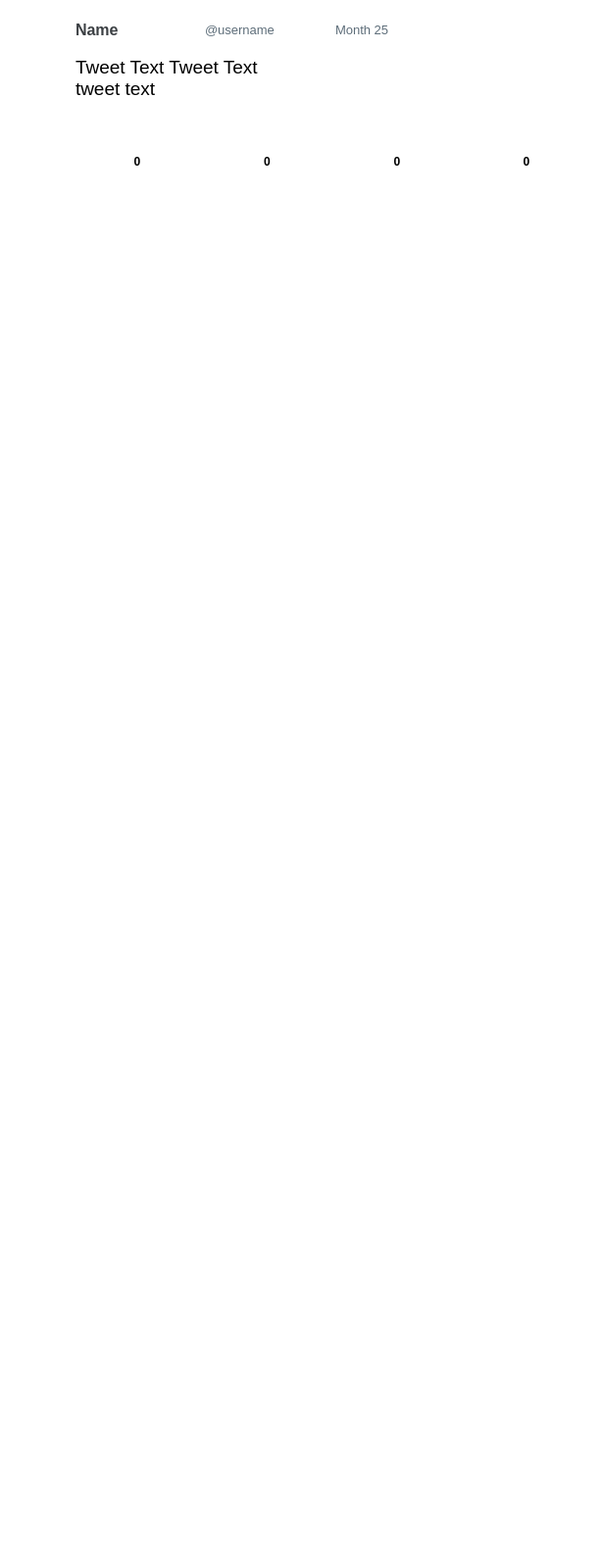
<?xml version="1.0" encoding="UTF-8"?>
<ui version="4.0">
 <class>Post</class>
 <widget class="QWidget" name="Post">
  <property name="geometry">
   <rect>
    <x>0</x>
    <y>0</y>
    <width>615</width>
    <height>1600</height>
   </rect>
  </property>
  <property name="windowTitle">
   <string>Post</string>
  </property>
  <property name="styleSheet">
   <string notr="true">background-color: rgb(255, 255, 255);
</string>
  </property>
  <widget class="QWidget" name="gridWidget" native="true">
   <property name="geometry">
    <rect>
     <x>10</x>
     <y>0</y>
     <width>601</width>
     <height>191</height>
    </rect>
   </property>
   <property name="styleSheet">
    <string notr="true">border-color: rgb(208, 208, 208);
border:2 px solid;</string>
   </property>
   <layout class="QGridLayout" name="gridLayout">
    <item row="4" column="1">
     <widget class="QPushButton" name="pushButton_reply">
      <property name="minimumSize">
       <size>
        <width>100</width>
        <height>30</height>
       </size>
      </property>
      <property name="font">
       <font>
        <weight>75</weight>
        <bold>true</bold>
       </font>
      </property>
      <property name="styleSheet">
       <string notr="true">QPushButton#pushButton_reply {
	image: url(:/twitterpac_client2/reply.jpg);
    image-position:left;
	background-color: rgb(255, 255, 255);
	border-radius:10px;
	color: rgb(0, 0, 0);
   padding:5px;
}

QPushButton#pushButton_reply:hover {
    image: url(:/twitterpac_client2/reply1.jpg);
    image-position:left;
	background-color: rgb(213, 229, 255);
    border-radius:10px;
	color: rgb(30, 158, 255);
}</string>
      </property>
      <property name="text">
       <string>0</string>
      </property>
     </widget>
    </item>
    <item row="2" column="1" rowspan="2" colspan="4">
     <widget class="QLabel" name="tweet">
      <property name="sizePolicy">
       <sizepolicy hsizetype="Preferred" vsizetype="Expanding">
        <horstretch>0</horstretch>
        <verstretch>0</verstretch>
       </sizepolicy>
      </property>
      <property name="font">
       <font>
        <pointsize>14</pointsize>
       </font>
      </property>
      <property name="text">
       <string>Tweet Text Tweet Text 
tweet text</string>
      </property>
      <property name="alignment">
       <set>Qt::AlignLeading|Qt::AlignLeft|Qt::AlignTop</set>
      </property>
      <property name="wordWrap">
       <bool>true</bool>
      </property>
      <property name="margin">
       <number>0</number>
      </property>
     </widget>
    </item>
    <item row="4" column="3">
     <widget class="QPushButton" name="pushButton_like">
      <property name="minimumSize">
       <size>
        <width>100</width>
        <height>30</height>
       </size>
      </property>
      <property name="font">
       <font>
        <weight>75</weight>
        <bold>true</bold>
       </font>
      </property>
      <property name="styleSheet">
       <string notr="true">QPushButton#pushButton_like {
	image: url(:/twitterpac_client2/like.jpg);
    image-position:left;
	background-color: rgb(255, 255, 255);
	border-radius:10px;
	color: rgb(0, 0, 0);
padding:5px;
}

QPushButton#pushButton_like:hover {
    image: url(:/twitterpac_client2/like1.jpg);
    image-position:left;
	background-color: rgb(213, 229, 255);
    border-radius:10px;
	color: rgb(30, 158, 255);
}</string>
      </property>
      <property name="text">
       <string>0</string>
      </property>
     </widget>
    </item>
    <item row="1" column="1">
     <widget class="QLabel" name="name">
      <property name="palette">
       <palette>
        <active>
         <colorrole role="WindowText">
          <brush brushstyle="SolidPattern">
           <color alpha="255">
            <red>59</red>
            <green>63</green>
            <blue>67</blue>
           </color>
          </brush>
         </colorrole>
         <colorrole role="Button">
          <brush brushstyle="SolidPattern">
           <color alpha="255">
            <red>255</red>
            <green>255</green>
            <blue>255</blue>
           </color>
          </brush>
         </colorrole>
         <colorrole role="Text">
          <brush brushstyle="SolidPattern">
           <color alpha="255">
            <red>59</red>
            <green>63</green>
            <blue>67</blue>
           </color>
          </brush>
         </colorrole>
         <colorrole role="ButtonText">
          <brush brushstyle="SolidPattern">
           <color alpha="255">
            <red>59</red>
            <green>63</green>
            <blue>67</blue>
           </color>
          </brush>
         </colorrole>
         <colorrole role="Base">
          <brush brushstyle="SolidPattern">
           <color alpha="255">
            <red>255</red>
            <green>255</green>
            <blue>255</blue>
           </color>
          </brush>
         </colorrole>
         <colorrole role="Window">
          <brush brushstyle="SolidPattern">
           <color alpha="255">
            <red>255</red>
            <green>255</green>
            <blue>255</blue>
           </color>
          </brush>
         </colorrole>
         <colorrole role="PlaceholderText">
          <brush brushstyle="SolidPattern">
           <color alpha="128">
            <red>170</red>
            <green>255</green>
            <blue>255</blue>
           </color>
          </brush>
         </colorrole>
        </active>
        <inactive>
         <colorrole role="WindowText">
          <brush brushstyle="SolidPattern">
           <color alpha="255">
            <red>59</red>
            <green>63</green>
            <blue>67</blue>
           </color>
          </brush>
         </colorrole>
         <colorrole role="Button">
          <brush brushstyle="SolidPattern">
           <color alpha="255">
            <red>255</red>
            <green>255</green>
            <blue>255</blue>
           </color>
          </brush>
         </colorrole>
         <colorrole role="Text">
          <brush brushstyle="SolidPattern">
           <color alpha="255">
            <red>59</red>
            <green>63</green>
            <blue>67</blue>
           </color>
          </brush>
         </colorrole>
         <colorrole role="ButtonText">
          <brush brushstyle="SolidPattern">
           <color alpha="255">
            <red>59</red>
            <green>63</green>
            <blue>67</blue>
           </color>
          </brush>
         </colorrole>
         <colorrole role="Base">
          <brush brushstyle="SolidPattern">
           <color alpha="255">
            <red>255</red>
            <green>255</green>
            <blue>255</blue>
           </color>
          </brush>
         </colorrole>
         <colorrole role="Window">
          <brush brushstyle="SolidPattern">
           <color alpha="255">
            <red>255</red>
            <green>255</green>
            <blue>255</blue>
           </color>
          </brush>
         </colorrole>
         <colorrole role="PlaceholderText">
          <brush brushstyle="SolidPattern">
           <color alpha="128">
            <red>170</red>
            <green>255</green>
            <blue>255</blue>
           </color>
          </brush>
         </colorrole>
        </inactive>
        <disabled>
         <colorrole role="WindowText">
          <brush brushstyle="SolidPattern">
           <color alpha="255">
            <red>59</red>
            <green>63</green>
            <blue>67</blue>
           </color>
          </brush>
         </colorrole>
         <colorrole role="Button">
          <brush brushstyle="SolidPattern">
           <color alpha="255">
            <red>255</red>
            <green>255</green>
            <blue>255</blue>
           </color>
          </brush>
         </colorrole>
         <colorrole role="Text">
          <brush brushstyle="SolidPattern">
           <color alpha="255">
            <red>59</red>
            <green>63</green>
            <blue>67</blue>
           </color>
          </brush>
         </colorrole>
         <colorrole role="ButtonText">
          <brush brushstyle="SolidPattern">
           <color alpha="255">
            <red>59</red>
            <green>63</green>
            <blue>67</blue>
           </color>
          </brush>
         </colorrole>
         <colorrole role="Base">
          <brush brushstyle="SolidPattern">
           <color alpha="255">
            <red>255</red>
            <green>255</green>
            <blue>255</blue>
           </color>
          </brush>
         </colorrole>
         <colorrole role="Window">
          <brush brushstyle="SolidPattern">
           <color alpha="255">
            <red>255</red>
            <green>255</green>
            <blue>255</blue>
           </color>
          </brush>
         </colorrole>
         <colorrole role="PlaceholderText">
          <brush brushstyle="SolidPattern">
           <color alpha="128">
            <red>0</red>
            <green>0</green>
            <blue>0</blue>
           </color>
          </brush>
         </colorrole>
        </disabled>
       </palette>
      </property>
      <property name="font">
       <font>
        <pointsize>12</pointsize>
        <weight>63</weight>
        <bold>true</bold>
       </font>
      </property>
      <property name="styleSheet">
       <string notr="true">font-weight:500;
color:rgb(59, 63, 67);</string>
      </property>
      <property name="text">
       <string>&lt;html&gt;&lt;head/&gt;&lt;body&gt;&lt;p&gt;&lt;span style=&quot; color:#3b3f43;&quot;&gt;Name&lt;/span&gt;&lt;/p&gt;&lt;/body&gt;&lt;/html&gt;</string>
      </property>
     </widget>
    </item>
    <item row="1" column="2">
     <widget class="QLabel" name="username">
      <property name="palette">
       <palette>
        <active>
         <colorrole role="WindowText">
          <brush brushstyle="SolidPattern">
           <color alpha="255">
            <red>93</red>
            <green>109</green>
            <blue>121</blue>
           </color>
          </brush>
         </colorrole>
         <colorrole role="Button">
          <brush brushstyle="SolidPattern">
           <color alpha="255">
            <red>255</red>
            <green>255</green>
            <blue>255</blue>
           </color>
          </brush>
         </colorrole>
         <colorrole role="Text">
          <brush brushstyle="SolidPattern">
           <color alpha="255">
            <red>93</red>
            <green>109</green>
            <blue>121</blue>
           </color>
          </brush>
         </colorrole>
         <colorrole role="ButtonText">
          <brush brushstyle="SolidPattern">
           <color alpha="255">
            <red>93</red>
            <green>109</green>
            <blue>121</blue>
           </color>
          </brush>
         </colorrole>
         <colorrole role="Base">
          <brush brushstyle="SolidPattern">
           <color alpha="255">
            <red>255</red>
            <green>255</green>
            <blue>255</blue>
           </color>
          </brush>
         </colorrole>
         <colorrole role="Window">
          <brush brushstyle="SolidPattern">
           <color alpha="255">
            <red>255</red>
            <green>255</green>
            <blue>255</blue>
           </color>
          </brush>
         </colorrole>
         <colorrole role="PlaceholderText">
          <brush brushstyle="SolidPattern">
           <color alpha="128">
            <red>170</red>
            <green>178</green>
            <blue>185</blue>
           </color>
          </brush>
         </colorrole>
        </active>
        <inactive>
         <colorrole role="WindowText">
          <brush brushstyle="SolidPattern">
           <color alpha="255">
            <red>93</red>
            <green>109</green>
            <blue>121</blue>
           </color>
          </brush>
         </colorrole>
         <colorrole role="Button">
          <brush brushstyle="SolidPattern">
           <color alpha="255">
            <red>255</red>
            <green>255</green>
            <blue>255</blue>
           </color>
          </brush>
         </colorrole>
         <colorrole role="Text">
          <brush brushstyle="SolidPattern">
           <color alpha="255">
            <red>93</red>
            <green>109</green>
            <blue>121</blue>
           </color>
          </brush>
         </colorrole>
         <colorrole role="ButtonText">
          <brush brushstyle="SolidPattern">
           <color alpha="255">
            <red>93</red>
            <green>109</green>
            <blue>121</blue>
           </color>
          </brush>
         </colorrole>
         <colorrole role="Base">
          <brush brushstyle="SolidPattern">
           <color alpha="255">
            <red>255</red>
            <green>255</green>
            <blue>255</blue>
           </color>
          </brush>
         </colorrole>
         <colorrole role="Window">
          <brush brushstyle="SolidPattern">
           <color alpha="255">
            <red>255</red>
            <green>255</green>
            <blue>255</blue>
           </color>
          </brush>
         </colorrole>
         <colorrole role="PlaceholderText">
          <brush brushstyle="SolidPattern">
           <color alpha="128">
            <red>170</red>
            <green>178</green>
            <blue>185</blue>
           </color>
          </brush>
         </colorrole>
        </inactive>
        <disabled>
         <colorrole role="WindowText">
          <brush brushstyle="SolidPattern">
           <color alpha="255">
            <red>93</red>
            <green>109</green>
            <blue>121</blue>
           </color>
          </brush>
         </colorrole>
         <colorrole role="Button">
          <brush brushstyle="SolidPattern">
           <color alpha="255">
            <red>255</red>
            <green>255</green>
            <blue>255</blue>
           </color>
          </brush>
         </colorrole>
         <colorrole role="Text">
          <brush brushstyle="SolidPattern">
           <color alpha="255">
            <red>93</red>
            <green>109</green>
            <blue>121</blue>
           </color>
          </brush>
         </colorrole>
         <colorrole role="ButtonText">
          <brush brushstyle="SolidPattern">
           <color alpha="255">
            <red>93</red>
            <green>109</green>
            <blue>121</blue>
           </color>
          </brush>
         </colorrole>
         <colorrole role="Base">
          <brush brushstyle="SolidPattern">
           <color alpha="255">
            <red>255</red>
            <green>255</green>
            <blue>255</blue>
           </color>
          </brush>
         </colorrole>
         <colorrole role="Window">
          <brush brushstyle="SolidPattern">
           <color alpha="255">
            <red>255</red>
            <green>255</green>
            <blue>255</blue>
           </color>
          </brush>
         </colorrole>
         <colorrole role="PlaceholderText">
          <brush brushstyle="SolidPattern">
           <color alpha="128">
            <red>0</red>
            <green>0</green>
            <blue>0</blue>
           </color>
          </brush>
         </colorrole>
        </disabled>
       </palette>
      </property>
      <property name="font">
       <font>
        <pointsize>10</pointsize>
       </font>
      </property>
      <property name="styleSheet">
       <string notr="true">color: rgb(93, 109, 121);</string>
      </property>
      <property name="text">
       <string>&lt;html&gt;&lt;head/&gt;&lt;body&gt;&lt;p&gt;&lt;span style=&quot; color:#5d6d79;&quot;&gt;@username&lt;/span&gt;&lt;/p&gt;&lt;/body&gt;&lt;/html&gt;</string>
      </property>
     </widget>
    </item>
    <item row="4" column="2">
     <widget class="QPushButton" name="pushButton_retweet">
      <property name="minimumSize">
       <size>
        <width>100</width>
        <height>30</height>
       </size>
      </property>
      <property name="font">
       <font>
        <weight>75</weight>
        <bold>true</bold>
       </font>
      </property>
      <property name="styleSheet">
       <string notr="true">QPushButton#pushButton_retweet {
	image: url(:/twitterpac_client2/retweet.jpg);
    image-position:left;
	background-color: rgb(255, 255, 255);
	border-radius:10px;
	color: rgb(0, 0, 0);
padding:5px;
}

QPushButton#pushButton_retweet:hover {
    image: url(:/twitterpac_client2/retweet1.jpg);
    image-position:left;
	background-color: rgb(213, 229, 255);
    border-radius:10px;
	color: rgb(30, 158, 255);
}</string>
      </property>
      <property name="text">
       <string>0</string>
      </property>
     </widget>
    </item>
    <item row="4" column="4">
     <widget class="QPushButton" name="pushButton_dislike">
      <property name="minimumSize">
       <size>
        <width>100</width>
        <height>30</height>
       </size>
      </property>
      <property name="font">
       <font>
        <weight>75</weight>
        <bold>true</bold>
       </font>
      </property>
      <property name="styleSheet">
       <string notr="true">QPushButton#pushButton_dislike {
	image: url(:/twitterpac_client2/dislike.jpg);
    image-position:left;
	background-color: rgb(255, 255, 255);
	border-radius:10px;
	color: rgb(0, 0, 0);
padding:5px;
}

QPushButton#pushButton_dislike:hover {
   
	image: url(:/twitterpac_client2/dislike1.jpg);
    image-position:left;
	background-color: rgb(213, 229, 255);
    border-radius:10px;
	color: rgb(30, 158, 255);
}</string>
      </property>
      <property name="text">
       <string>0</string>
      </property>
     </widget>
    </item>
    <item row="1" column="3">
     <widget class="QLabel" name="date">
      <property name="palette">
       <palette>
        <active>
         <colorrole role="WindowText">
          <brush brushstyle="SolidPattern">
           <color alpha="255">
            <red>93</red>
            <green>109</green>
            <blue>121</blue>
           </color>
          </brush>
         </colorrole>
         <colorrole role="Button">
          <brush brushstyle="SolidPattern">
           <color alpha="255">
            <red>255</red>
            <green>255</green>
            <blue>255</blue>
           </color>
          </brush>
         </colorrole>
         <colorrole role="Text">
          <brush brushstyle="SolidPattern">
           <color alpha="255">
            <red>93</red>
            <green>109</green>
            <blue>121</blue>
           </color>
          </brush>
         </colorrole>
         <colorrole role="ButtonText">
          <brush brushstyle="SolidPattern">
           <color alpha="255">
            <red>93</red>
            <green>109</green>
            <blue>121</blue>
           </color>
          </brush>
         </colorrole>
         <colorrole role="Base">
          <brush brushstyle="SolidPattern">
           <color alpha="255">
            <red>255</red>
            <green>255</green>
            <blue>255</blue>
           </color>
          </brush>
         </colorrole>
         <colorrole role="Window">
          <brush brushstyle="SolidPattern">
           <color alpha="255">
            <red>255</red>
            <green>255</green>
            <blue>255</blue>
           </color>
          </brush>
         </colorrole>
         <colorrole role="PlaceholderText">
          <brush brushstyle="SolidPattern">
           <color alpha="128">
            <red>142</red>
            <green>153</green>
            <blue>161</blue>
           </color>
          </brush>
         </colorrole>
        </active>
        <inactive>
         <colorrole role="WindowText">
          <brush brushstyle="SolidPattern">
           <color alpha="255">
            <red>93</red>
            <green>109</green>
            <blue>121</blue>
           </color>
          </brush>
         </colorrole>
         <colorrole role="Button">
          <brush brushstyle="SolidPattern">
           <color alpha="255">
            <red>255</red>
            <green>255</green>
            <blue>255</blue>
           </color>
          </brush>
         </colorrole>
         <colorrole role="Text">
          <brush brushstyle="SolidPattern">
           <color alpha="255">
            <red>93</red>
            <green>109</green>
            <blue>121</blue>
           </color>
          </brush>
         </colorrole>
         <colorrole role="ButtonText">
          <brush brushstyle="SolidPattern">
           <color alpha="255">
            <red>93</red>
            <green>109</green>
            <blue>121</blue>
           </color>
          </brush>
         </colorrole>
         <colorrole role="Base">
          <brush brushstyle="SolidPattern">
           <color alpha="255">
            <red>255</red>
            <green>255</green>
            <blue>255</blue>
           </color>
          </brush>
         </colorrole>
         <colorrole role="Window">
          <brush brushstyle="SolidPattern">
           <color alpha="255">
            <red>255</red>
            <green>255</green>
            <blue>255</blue>
           </color>
          </brush>
         </colorrole>
         <colorrole role="PlaceholderText">
          <brush brushstyle="SolidPattern">
           <color alpha="128">
            <red>142</red>
            <green>153</green>
            <blue>161</blue>
           </color>
          </brush>
         </colorrole>
        </inactive>
        <disabled>
         <colorrole role="WindowText">
          <brush brushstyle="SolidPattern">
           <color alpha="255">
            <red>93</red>
            <green>109</green>
            <blue>121</blue>
           </color>
          </brush>
         </colorrole>
         <colorrole role="Button">
          <brush brushstyle="SolidPattern">
           <color alpha="255">
            <red>255</red>
            <green>255</green>
            <blue>255</blue>
           </color>
          </brush>
         </colorrole>
         <colorrole role="Text">
          <brush brushstyle="SolidPattern">
           <color alpha="255">
            <red>93</red>
            <green>109</green>
            <blue>121</blue>
           </color>
          </brush>
         </colorrole>
         <colorrole role="ButtonText">
          <brush brushstyle="SolidPattern">
           <color alpha="255">
            <red>93</red>
            <green>109</green>
            <blue>121</blue>
           </color>
          </brush>
         </colorrole>
         <colorrole role="Base">
          <brush brushstyle="SolidPattern">
           <color alpha="255">
            <red>255</red>
            <green>255</green>
            <blue>255</blue>
           </color>
          </brush>
         </colorrole>
         <colorrole role="Window">
          <brush brushstyle="SolidPattern">
           <color alpha="255">
            <red>255</red>
            <green>255</green>
            <blue>255</blue>
           </color>
          </brush>
         </colorrole>
         <colorrole role="PlaceholderText">
          <brush brushstyle="SolidPattern">
           <color alpha="128">
            <red>0</red>
            <green>0</green>
            <blue>0</blue>
           </color>
          </brush>
         </colorrole>
        </disabled>
       </palette>
      </property>
      <property name="font">
       <font>
        <pointsize>10</pointsize>
       </font>
      </property>
      <property name="styleSheet">
       <string notr="true">color: rgb(93, 109, 121);</string>
      </property>
      <property name="text">
       <string>&lt;html&gt;&lt;head/&gt;&lt;body&gt;&lt;p&gt;&lt;span style=&quot; color:#5d6d79;&quot;&gt;Month 25&lt;/span&gt;&lt;/p&gt;&lt;/body&gt;&lt;/html&gt;</string>
      </property>
     </widget>
    </item>
    <item row="1" column="0" rowspan="2">
     <widget class="QLabel" name="profilePic">
      <property name="maximumSize">
       <size>
        <width>50</width>
        <height>50</height>
       </size>
      </property>
      <property name="styleSheet">
       <string notr="true">border-radius:20px;</string>
      </property>
      <property name="text">
       <string/>
      </property>
      <property name="pixmap">
       <pixmap>default_profile_50X50.png</pixmap>
      </property>
      <property name="scaledContents">
       <bool>true</bool>
      </property>
      <property name="alignment">
       <set>Qt::AlignHCenter|Qt::AlignTop</set>
      </property>
     </widget>
    </item>
   </layout>
  </widget>
  <widget class="QWidget" name="verticalLayoutWidget">
   <property name="geometry">
    <rect>
     <x>10</x>
     <y>200</y>
     <width>601</width>
     <height>471</height>
    </rect>
   </property>
   <layout class="QVBoxLayout" name="verticalLayout">
    <property name="sizeConstraint">
     <enum>QLayout::SetMinimumSize</enum>
    </property>
   </layout>
  </widget>
 </widget>
 <layoutdefault spacing="6" margin="11"/>
 <resources>
  <include location="twitterpac_client2.qrc"/>
 </resources>
 <connections/>
</ui>
